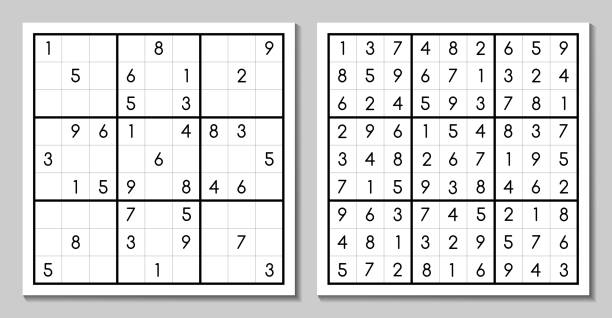
#> input picture istockphoto-889638114-612x612.jpg, 612 x 318 px; its folder holds only this picture in this run
$ python -i main.py   (imports and definitions only)   (older library calls are emulated)
#> lines starting #> are read from the running program, lines starting #| are printed output that depends on the picture; after the words box and inside, x2 and y2 are one past the last pixel; in counts of white or black regions, pixels touching at a corner belong together
#> further down, picture is the input picture: shape (318, 612, 3); min 0, max 255, mean 220.7
import cv2
import numpy as np
import glob
import os
from sklearn.neighbors import KNeighborsClassifier
import pickle
import math

pkl_filename = "pickle_model.pkl"
# [2 lines not run here, left out]


# The next two functions were taken from
# https://github.com/KMKnation/Four-Point-Invoice-Transform-with-OpenCV/blob/master/four_point_object_extractor.py


def order_points_of_quadrilateral(pts):
    """
    Given an array of four points describing a quadrilateral,
    sorts them in the following order:
    (top-left, top-right, bottom-right, bottom-left)
    """
    rect = np.zeros((4, 2), dtype="float32")
    # Summing the x and y coordinates of each point to one value,
    # the top-left point will have the smallest sum, whereas
    # the bottom-right point will have the largest sum
    s = pts.sum(axis=1)
    rect[0] = pts[np.argmin(s)]
    rect[2] = pts[np.argmax(s)]

    # Computing the difference between the x and y value of each point, the
    # top-right point will have the smallest difference,
    # whereas the bottom-left will have the largest difference
    diff = np.diff(pts, axis=1)
    rect[1] = pts[np.argmin(diff)]
    rect[3] = pts[np.argmax(diff)]

    return rect


def four_point_transform(img, pts):
    """
    Given an array of four points describing a quadrilateral in an
    image, returns a homography matrix that warps this quadrilateral
    into a top-down view
    """
    # Obtain a consistent order of the points and unpack them
    # individually
    rect = order_points_of_quadrilateral(pts)
    (top_left, top_right, bottom_right, bottom_left) = rect

    # Compute the width of the new image, which will be the
    # maximum distance between bottom-right and bottom-left
    # x-coordiates or the top-right and top-left x-coordinates
    widthA = np.sqrt(
        ((bottom_right[0] - bottom_left[0]) ** 2)
        + ((bottom_right[1] - bottom_left[1]) ** 2)
    )
    widthB = np.sqrt(
        ((top_right[0] - top_left[0]) ** 2) + ((top_right[1] - top_left[1]) ** 2)
    )
    max_width = min(int(widthA), int(widthB))

    # Compute the height of the new image, which will be the
    # maximum distance between the top-right and bottom-right
    # y-coordinates or the top-left and bottom-left y-coordinates
    height_a = np.sqrt(
        ((top_right[0] - bottom_right[0]) ** 2)
        + ((top_right[1] - bottom_right[1]) ** 2)
    )
    height_b = np.sqrt(
        ((top_left[0] - bottom_left[0]) ** 2) + ((top_left[1] - bottom_left[1]) ** 2)
    )
    max_height = min(int(height_a), int(height_b))

    # Now that we have the dimensions of the new image, construct
    # the set of destination points to obtain a "birds eye view",
    # (i.e. top-down view) of the image, again specifying points
    # in the top-left, top-right, bottom-right, and bottom-left
    # order
    dst = np.array(
        [
            [10, 10],
            [max_width - 10, 10],
            [max_width - 10, max_height - 10],
            [10, max_height - 10],
        ],
        dtype="float32",
    )

    # Compute the perspective transform matrix and then apply it
    M = cv2.getPerspectiveTransform(rect, dst)
    warped = cv2.warpPerspective(img, M, (max_width + 10, max_height + 10))

    return warped, M


def find_cells(img):
    """
    Find the cells of a sudoku grid
    """
    img_area = img.shape[0] * img.shape[1]

    contours, _ = cv2.findContours(img, cv2.RETR_TREE, cv2.CHAIN_APPROX_SIMPLE)

    # Array containing the cropped cell image and its position in the grid
    cells = []
    for c in contours:
        area = cv2.contourArea(c)

        # Approximate the contour in order to determine whether the contour is a quadrilateral
        peri = cv2.arcLength(c, True)
        approx = cv2.approxPolyDP(c, 0.017 * peri, True)

        # We are looking for a contour of a specific area in relation to the grid size
        # and that is roughly quadrilateral
        # We filter for areas that are too small or too large in relation to the whole image
        if area / img_area > 0.0001 and area / img_area < 0.02 and len(approx) == 4:
            # Using masking, we crop the cell into its own 28 by 28 pixel image
            mask = np.zeros_like(img)
            cv2.drawContours(mask, [c], -1, 255, -1)

            (y, x) = np.where(mask == 255)

            (top_y, top_x) = (np.min(y), np.min(x))
            (bottom_y, bottom_x) = (np.max(y), np.max(x))
            cell = img[top_y : bottom_y + 1, top_x : bottom_x + 1]

            cell = cell.copy()
            cell = cv2.resize(cell, (28, 28))

            # We also find the centroid of the cell in relation
            # to the grid
            M = cv2.moments(c)
            cX = int(M["m10"] / M["m00"])
            cY = int(M["m01"] / M["m00"])

            cells.append(({"img": cell, "pos": (cX, cY)}))

    return cells


def find_grid(img):
    """
    Find a sudoku grid in an image. Returns a perspective adjusted image of the grid,
    cell information, and the homography matrix used for the perspective warp.
    """

    # Preprocess the image
    img_blur = cv2.blur(img, (3, 3))
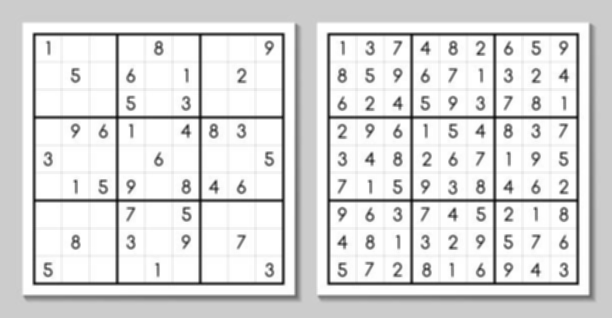
#> img_blur: shape (318, 612, 3); min 12, max 255, mean 220.7
    img_gray = cv2.cvtColor(img_blur, cv2.COLOR_BGR2GRAY)

    thresh = cv2.adaptiveThreshold(
        img_gray, 255, cv2.ADAPTIVE_THRESH_MEAN_C, cv2.THRESH_BINARY, 91, 3
    )
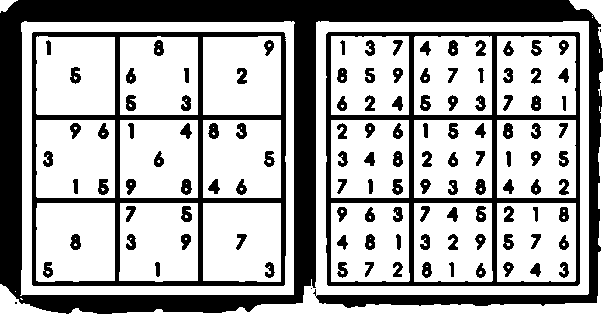
#> thresh: shape (318, 612); 67.2% white; 120 black regions (3 under 20 px)

    contours, _ = cv2.findContours(thresh, cv2.RETR_TREE, cv2.CHAIN_APPROX_SIMPLE)
#> contours = 215 contours, 78 with area under 20; largest, box (x1, y1, x2, y2) and area: (0, 0, 612, 318) 84406, (20, 21, 295, 296) 73760, (31, 31, 287, 287) 64973, (325, 31, 581, 287) 64964, (497, 203, 576, 282) 6078

    for c in contours:
        # Approximate the contour in order to determine whether the contour is a quadrilateral
        peri = cv2.arcLength(c, True)
        approx = cv2.approxPolyDP(c, 0.01 * peri, True)

        # We are looking for a contour that is roughly a quadrilateral
        if len(approx) == 4:
            warped, M = four_point_transform(
                thresh,
                np.array([approx[0][0], approx[1][0], approx[2][0], approx[3][0]]),
            )

            cells = find_cells(warped)

            # We can be fairly certain we found a sudoku grid if the grid contains 81 cells
            if len(cells) == 81:
                return True, warped, M
#> this loop made 215 passes
#> (peri, top_left in four_point_transform, top_right in four_point_transform, bottom_right in four_point_transform, bottom_left in four_point_transform, widthA in four_point_transform) on pass 6: (1016.6, [33, 31], [285, 33], [283, 286], [31, 284], 252)
#> (peri, approx, widthA in four_point_transform, widthB in four_point_transform, max_width in four_point_transform, height_a in four_point_transform) on pass 41: (4, [[130, 183], [130, 184], [131, 184], [131, 183]], 1, 1, 1, 1)
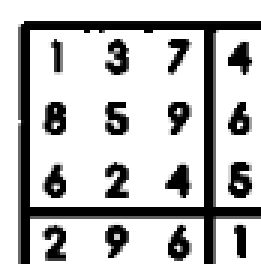
#> warped: shape (88, 87) (shown 3 times larger); min 0, max 255, mean 191.5

    return False, None, None


# [170 lines left out: functions find_cell_values, get_sudoku_grid, correct, solve, print_solution, not called in this run]


# [27 lines not run here, left out]

>>> import cv2
>>> picture = cv2.imread('istockphoto-889638114-612x612.jpg')
>>> result = find_grid(picture)

$ run again, on sudoku_unsolved.jpg
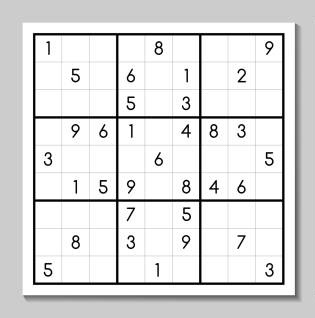
#> input picture sudoku_unsolved.jpg, 315 x 318 px
#> picture is the input picture: shape (318, 315, 3); min 0, max 255, mean 222.8
#> in find_grid, `thresh = cv2.adaptiveThreshold( img_gray, 255, cv2.ADAPTIVE_THRESH_MEA..`:
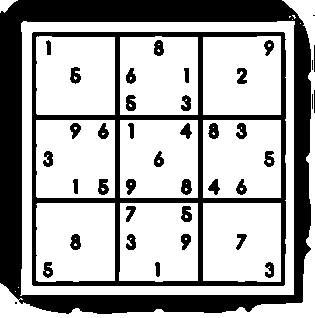
#> thresh: shape (318, 315); 66.7% white; 41 black regions (4 under 20 px)
#> in find_grid, `contours, _ = cv2.findContours(thresh, cv2.RETR_TREE, cv2.CHAIN_APPROX..`: contours = 80 contours, 32 with area under 20; largest, box (x1, y1, x2, y2) and area: (20, 21, 295, 296) 73772, (31, 31, 287, 287) 64950, (36, 203, 115, 282) 6022, (36, 36, 115, 115) 6014, (36, 120, 115, 198) 5998
#> the loop in find_grid, `for c in contours:` made 80 passes
#> (peri, top_left in four_point_transform, top_right in four_point_transform, bottom_right in four_point_transform, bottom_left in four_point_transform, widthA in four_point_transform) on pass 5: (1019.1, [33, 31], [285, 33], [283, 286], [31, 284], 252)
#> after the loop in find_grid, `for c in contours:`:
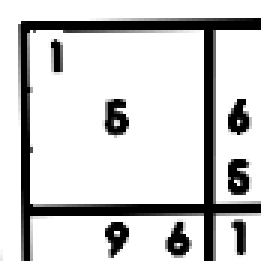
#> warped: shape (87, 87) (shown 3 times larger); min 0, max 255, mean 206.6

$ run again, on Image_015.png
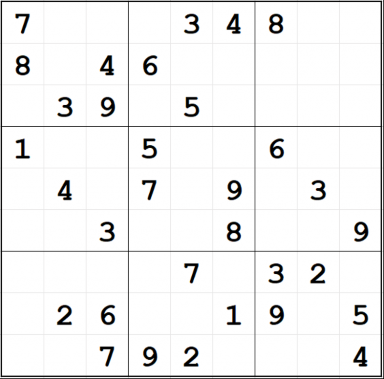
#> input picture Image_015.png, 384 x 379 px
#> picture is the input picture: shape (379, 384, 3); mean B, G, R 240.6, 240.6, 240.6
#> in find_grid, `thresh = cv2.adaptiveThreshold( img_gray, 255, cv2.ADAPTIVE_THRESH_MEA..`:
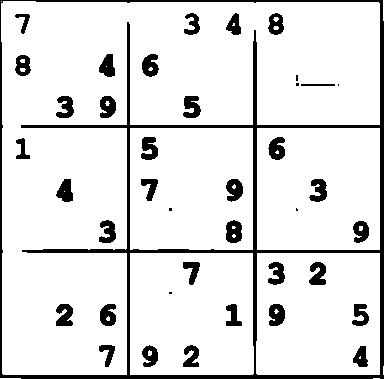
#> thresh: shape (379, 384); 88.5% white; 40 black regions (6 under 20 px)
#> in find_grid, `contours, _ = cv2.findContours(thresh, cv2.RETR_TREE, cv2.CHAIN_APPROX..`: contours = 67 contours, 29 with area under 20; largest, box (x1, y1, x2, y2) and area: (1, 1, 380, 375) 75279, (256, 253, 380, 375) 14795, (130, 253, 254, 375) 14790, (257, 128, 380, 250) 14762, (130, 128, 253, 250) 14722
#> the loop in find_grid, `for c in contours:` made 67 passes
#> (peri, approx, widthA in four_point_transform, widthB in four_point_transform, max_width in four_point_transform, height_a in four_point_transform) on pass 4: (486.8, [[257, 253], [257, 374], [379, 374], [379, 253]], 122, 122, 122, 121)
#> after the loop in find_grid, `for c in contours:`:
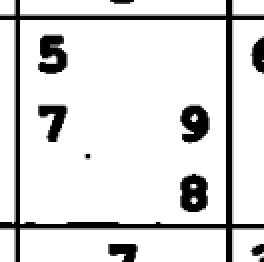
#> warped: shape (131, 132) (shown 2 times larger); min 0, max 255, mean 220.2
